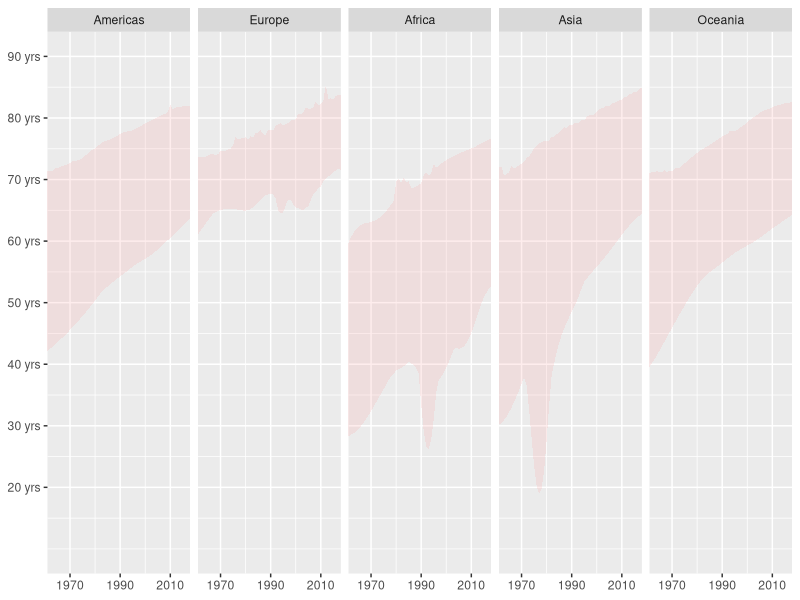

Source code (R):
library(tidyverse)
library(scales)

world_bank_countries <- read_csv("data/world_bank_countries.csv")

life_expectancy <- world_bank_countries %>% 
  mutate(
    continent = as.factor(continent) %>% 
      fct_relevel("Americas", "Europe",
                  "Africa", "Asia", "Oceania")
  ) %>%
  group_by(continent, year) %>% 
  summarise(
    mean = mean(life_expectancy_at_birth, na.rm = TRUE),
    min = min(life_expectancy_at_birth, na.rm = TRUE),
    max = max(life_expectancy_at_birth, na.rm = TRUE)
  ) %>% 
  ungroup()


life_expectancy %>% 
  ggplot(aes(x = year,
             ymin = min,
             ymax = max)) +
  geom_ribbon(alpha = .2, fill = "#FCA5A5") +
  scale_fill_discrete(guide = "none") +
  scale_x_continuous(name = NULL,
                     expand = expansion(0),
                     breaks = seq(1970, 2010, 20)) +
  scale_y_continuous(breaks = seq(20, 90, 10),
                     limits = c(10, 90),
                     labels = label_number(suffix = " yrs")) +
  facet_wrap(~ continent, ncol = 5)